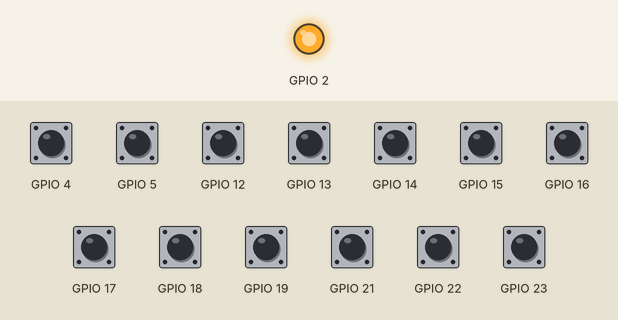
This sketch was run on a simulated ESP32. Parts: output pins drawn as LEDs (lit = HIGH). The inputs (shaded band) are chosen by the test bench; at power-on: GPIO 4, GPIO 5, GPIO 12–19, GPIO 21–23 HIGH. WiFi joins after 1.5 s; servers stay silent unless stated; uploads are accepted with an empty reply; what the sketch prints to the serial monitor is not drawn.

Above: at 3.3 s.
At 11.6 s:
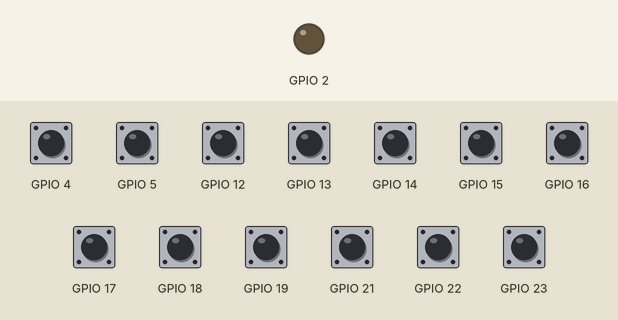
Timing chart, 0 to 15.9 s (numbered marks = the images above):
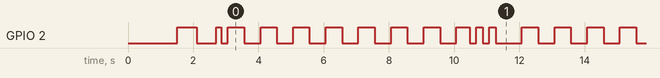

The sketch:

esp32_monitor_dashboard.ino
```cpp
/*
 * ESP32 Monitor Dashboard Script
 *
 * Script ini untuk mengirim data ESP32 ke dashboard monitoring
 * Domain: https://desa.orbitdev.id/
 *
 * Hardware: ESP32
 * WiFi: TOTOLINK_N200RE (tanpa password)
 *
 * Created by: Z.ai Code Assistant
 */

#include <WiFi.h>
#include <HTTPClient.h>
#include <ArduinoJson.h>
#include <esp_wifi.h>

// ==================== KONFIGURASI ====================
const char* ssid = "TOTOLINK_N200RE";
const char* password = ""; // Tanpa password
const char* serverUrl = "https://desa.orbitdev.id/api/esp32/data";

// ==================== VARIABEL GLOBAL ====================
unsigned long previousMillis = 0;
const long interval = 10000; // Kirim data setiap 10 detik
int connectionAttempts = 0;
const int maxConnectionAttempts = 10;
bool ledState = false;

// ==================== SETUP ====================
void setup() {
  Serial.begin(115200);
  delay(1000);

  // Initialize LED pin (GPIO 2 biasanya LED built-in)
  pinMode(2, OUTPUT);
  digitalWrite(2, LOW);

  // Print header
  Serial.println("=================================");
  Serial.println("  ESP32 MONITOR DASHBOARD");
  Serial.println("  Domain: desa.orbitdev.id");
  Serial.println("=================================");
  Serial.println();

  // Connect to WiFi
  connectToWiFi();

  // Print initial status
  printSystemInfo();
  Serial.println("✅ ESP32 siap mengirim data ke dashboard");
  Serial.println("📡 Mengirim data setiap 10 detik...");
  Serial.println();
}

// ==================== MAIN LOOP ====================
void loop() {
  unsigned long currentMillis = millis();

  // Blink LED untuk indikator aktivitas
  if (currentMillis % 1000 < 500) {
    digitalWrite(2, HIGH);
  } else {
    digitalWrite(2, LOW);
  }

  // Kirim data setiap interval
  if (currentMillis - previousMillis >= interval) {
    previousMillis = currentMillis;

    if (WiFi.status() == WL_CONNECTED) {
      sendSensorData();
    } else {
      Serial.println("❌ WiFi terputus, mencoba menghubungkan kembali...");
      connectToWiFi();
    }
  }

  delay(100);
}

// ==================== FUNGSI KONEKSI WIFI ====================
void connectToWiFi() {
  WiFi.begin(ssid, password);
  Serial.print("🔌 Menghubungkan ke WiFi: ");
  Serial.println(ssid);

  connectionAttempts = 0;

  while (WiFi.status() != WL_CONNECTED && connectionAttempts < maxConnectionAttempts) {
    delay(500);
    Serial.print(".");
    connectionAttempts++;

    // Blink LED cepat saat mencoba koneksi
    digitalWrite(2, !digitalRead(2));
    delay(100);
  }

  Serial.println();

  if (WiFi.status() == WL_CONNECTED) {
    Serial.println("✅ WiFi Terhubung!");
    Serial.print("📍 IP Address: ");
    Serial.println(WiFi.localIP());
    Serial.print("📶 Signal Strength: ");
    Serial.print(WiFi.RSSI());
    Serial.println(" dBm");
    Serial.print("🔗 MAC Address: ");
    Serial.println(WiFi.macAddress());
  } else {
    Serial.println("❌ Gagal menghubungkan ke WiFi!");
    Serial.println("🔄 Akan mencoba kembali dalam 10 detik...");
  }

  Serial.println();
}

// ==================== FUNGSI KIRIM DATA ====================
void sendSensorData() {
  HTTPClient http;

  Serial.println("📤 Mengirim data ke server...");

  // Create JSON document dengan ukuran yang cukup
  DynamicJsonDocument doc(4096);

  // Get ESP32 information
  doc["chipId"] = getChipId();
  doc["mac"] = WiFi.macAddress();
  doc["ip"] = WiFi.localIP().toString();
  doc["flashSize"] = ESP.getFlashChipSize();
  doc["freeHeap"] = ESP.getFreeHeap();
  doc["cpuFreq"] = ESP.getCpuFreqMHz();
  doc["sdkVersion"] = ESP.getSdkVersion();
  doc["wifiRssi"] = WiFi.RSSI();
  doc["uptime"] = millis() / 1000;

  // Tambahkan informasi tambahan
  doc["coreVersion"] = "2.0.11"; // Arduino core version
  doc["sketchSize"] = ESP.getSketchSize();
  doc["freeSketchSpace"] = ESP.getFreeSketchSpace();

  // Add pin information untuk pin yang umum digunakan
  JsonArray pins = doc.createNestedArray("pins");

  // GPIO 2 (LED built-in)
  JsonObject pin2 = pins.createNestedObject();
  pin2["number"] = 2;
  pin2["available"] = true;
  pin2["mode"] = "OUTPUT";
  pin2["value"] = digitalRead(2);

  // GPIO 4
  pinMode(4, INPUT_PULLUP);
  JsonObject pin4 = pins.createNestedObject();
  pin4["number"] = 4;
  pin4["available"] = true;
  pin4["mode"] = "INPUT_PULLUP";
  pin4["value"] = digitalRead(4);

  // GPIO 5
  pinMode(5, INPUT_PULLUP);
  JsonObject pin5 = pins.createNestedObject();
  pin5["number"] = 5;
  pin5["available"] = true;
  pin5["mode"] = "INPUT_PULLUP";
  pin5["value"] = digitalRead(5);

  // GPIO 12
  pinMode(12, INPUT_PULLUP);
  JsonObject pin12 = pins.createNestedObject();
  pin12["number"] = 12;
  pin12["available"] = true;
  pin12["mode"] = "INPUT_PULLUP";
  pin12["value"] = digitalRead(12);

  // GPIO 13
  pinMode(13, INPUT_PULLUP);
  JsonObject pin13 = pins.createNestedObject();
  pin13["number"] = 13;
  pin13["available"] = true;
  pin13["mode"] = "INPUT_PULLUP";
  pin13["value"] = digitalRead(13);

  // GPIO 14
  pinMode(14, INPUT_PULLUP);
  JsonObject pin14 = pins.createNestedObject();
  pin14["number"] = 14;
  pin14["available"] = true;
  pin14["mode"] = "INPUT_PULLUP";
  pin14["value"] = digitalRead(14);

  // GPIO 15
  pinMode(15, INPUT_PULLUP);
  JsonObject pin15 = pins.createNestedObject();
  pin15["number"] = 15;
  pin15["available"] = true;
  pin15["mode"] = "INPUT_PULLUP";
  pin15["value"] = digitalRead(15);

  // GPIO 16
  pinMode(16, INPUT_PULLUP);
  JsonObject pin16 = pins.createNestedObject();
  pin16["number"] = 16;
  pin16["available"] = true;
  pin16["mode"] = "INPUT_PULLUP";
  pin16["value"] = digitalRead(16);

  // GPIO 17
  pinMode(17, INPUT_PULLUP);
  JsonObject pin17 = pins.createNestedObject();
  pin17["number"] = 17;
  pin17["available"] = true;
  pin17["mode"] = "INPUT_PULLUP";
  pin17["value"] = digitalRead(17);

  // GPIO 18
  pinMode(18, INPUT_PULLUP);
  JsonObject pin18 = pins.createNestedObject();
  pin18["number"] = 18;
  pin18["available"] = true;
  pin18["mode"] = "INPUT_PULLUP";
  pin18["value"] = digitalRead(18);

  // GPIO 19
  pinMode(19, INPUT_PULLUP);
  JsonObject pin19 = pins.createNestedObject();
  pin19["number"] = 19;
  pin19["available"] = true;
  pin19["mode"] = "INPUT_PULLUP";
  pin19["value"] = digitalRead(19);

  // GPIO 21
  pinMode(21, INPUT_PULLUP);
  JsonObject pin21 = pins.createNestedObject();
  pin21["number"] = 21;
  pin21["available"] = true;
  pin21["mode"] = "INPUT_PULLUP";
  pin21["value"] = digitalRead(21);

  // GPIO 22
  pinMode(22, INPUT_PULLUP);
  JsonObject pin22 = pins.createNestedObject();
  pin22["number"] = 22;
  pin22["available"] = true;
  pin22["mode"] = "INPUT_PULLUP";
  pin22["value"] = digitalRead(22);

  // GPIO 23
  pinMode(23, INPUT_PULLUP);
  JsonObject pin23 = pins.createNestedObject();
  pin23["number"] = 23;
  pin23["available"] = true;
  pin23["mode"] = "INPUT_PULLUP";
  pin23["value"] = digitalRead(23);

  // Convert JSON to string
  String jsonString;
  serializeJson(doc, jsonString);

  // Send HTTP POST request
  http.begin(serverUrl);
  http.addHeader("Content-Type", "application/json");
  http.setTimeout(10000); // 10 seconds timeout

  Serial.print("📦 Data size: ");
  Serial.print(jsonString.length());
  Serial.println(" bytes");

  // Kirim data
  int httpResponseCode = http.POST(jsonString);

  if (httpResponseCode > 0) {
    Serial.print("📡 HTTP Response code: ");
    Serial.println(httpResponseCode);

    String response = http.getString();
    Serial.print("📄 Server response: ");
    Serial.println(response);

    if (httpResponseCode == 200) {
      Serial.println("✅ Data terkirim berhasil!");
      // Blink LED 3 kali untuk sukses
      for (int i = 0; i < 3; i++) {
        digitalWrite(2, HIGH);
        delay(200);
        digitalWrite(2, LOW);
        delay(200);
      }
    } else {
      Serial.println("⚠️ Server merespon dengan error");
    }
  } else {
    Serial.print("❌ Error on sending POST: ");
    Serial.println(httpResponseCode);
    Serial.println("🔍 Cek koneksi internet dan server");
  }

  http.end();
  Serial.println("─────────────────────────────────────");
  Serial.println();
}

// ==================== FUNGSI HELPER ====================
String getChipId() {
  uint64_t chipid = ESP.getEfuseMac();
  String chipId = String((uint16_t)(chipid >> 32), HEX) +
                  String((uint32_t)chipid, HEX);
  chipId.toUpperCase();
  return chipId;
}

void printSystemInfo() {
  Serial.println("📊 SISTEM INFORMATION");
  Serial.println("─────────────────────────────────────");
  Serial.print("🔧 Chip ID: ");
  Serial.println(getChipId());
  Serial.print("💾 Flash Size: ");
  Serial.print(ESP.getFlashChipSize() / 1024 / 1024);
  Serial.println(" MB");
  Serial.print("🧠 Free Heap: ");
  Serial.print(ESP.getFreeHeap());
  Serial.println(" bytes");
  Serial.print("⚡ CPU Frequency: ");
  Serial.print(ESP.getCpuFreqMHz());
  Serial.println(" MHz");
  Serial.print("📱 SDK Version: ");
  Serial.println(ESP.getSdkVersion());
  Serial.print("📦 Sketch Size: ");
  Serial.print(ESP.getSketchSize());
  Serial.println(" bytes");
  Serial.print("💿 Free Sketch Space: ");
  Serial.print(ESP.getFreeSketchSpace());
  Serial.println(" bytes");
  Serial.println("─────────────────────────────────────");
  Serial.println();
}

void printConnectionStatus() {
  Serial.println("🔗 KONEKSI STATUS");
  Serial.println("─────────────────────────────────────");
  Serial.print("📶 WiFi SSID: ");
  Serial.println(ssid);
  Serial.print("📍 IP Address: ");
  Serial.println(WiFi.localIP());
  Serial.print("🔗 MAC Address: ");
  Serial.println(WiFi.macAddress());
  Serial.print("📊 Signal Strength: ");
  Serial.print(WiFi.RSSI());
  Serial.println(" dBm");
  Serial.print("⏱️ Uptime: ");
  Serial.print(millis() / 1000);
  Serial.println(" seconds");
  Serial.print("🧠 Free Heap: ");
  Serial.print(ESP.getFreeHeap());
  Serial.println(" bytes");
  Serial.println("─────────────────────────────────────");
  Serial.println();
}

// ==================== ERROR HANDLING ====================
void handleWiFiError() {
  Serial.println("❌ WiFi ERROR!");
  Serial.println("🔄 Memulai ulang koneksi...");

  WiFi.disconnect();
  delay(1000);
  connectToWiFi();
}

// ==================== WATCHDOG TIMER ====================
void setupWatchdog() {
  // Setup watchdog timer untuk restart otomatis jika hang
  esp_task_wdt_init(30, true); // 30 seconds timeout
  esp_task_wdt_add(NULL);
}

void feedWatchdog() {
  // Feed watchdog untuk prevent restart
  esp_task_wdt_reset();
}
```

Measured:
- by itself, GPIO 2: moves between LOW and HIGH, repeating every 30.0 s
- by itself, everything shown: repeats every 10.0 s, in 22 steps
